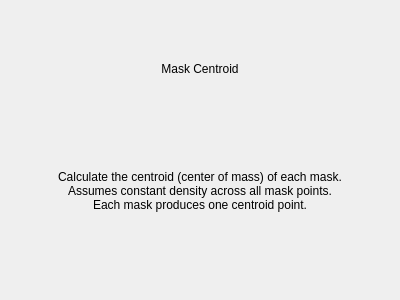
<?xml version="1.0" encoding="UTF-8"?>
<ui version="4.0">
 <class>MaskCentroid_Widget</class>
 <widget class="QWidget" name="MaskCentroid_Widget">
  <property name="geometry">
   <rect>
    <x>0</x>
    <y>0</y>
    <width>400</width>
    <height>300</height>
   </rect>
  </property>
  <property name="windowTitle">
   <string>Form</string>
  </property>
  <property name="sizePolicy">
   <sizepolicy hsizetype="Preferred" vsizetype="Maximum">
    <horstretch>0</horstretch>
    <verstretch>0</verstretch>
   </sizepolicy>
  </property>
  <layout class="QVBoxLayout" name="verticalLayout">
   <item>
    <widget class="QLabel" name="label">
     <property name="text">
      <string>Mask Centroid</string>
     </property>
     <property name="alignment">
      <set>Qt::AlignmentFlag::AlignCenter</set>
     </property>
    </widget>
   </item>
   <item>
    <widget class="QLabel" name="descriptionLabel">
     <property name="text">
      <string>Calculate the centroid (center of mass) of each mask.
Assumes constant density across all mask points.
Each mask produces one centroid point.</string>
     </property>
     <property name="alignment">
      <set>Qt::AlignmentFlag::AlignCenter</set>
     </property>
     <property name="wordWrap">
      <bool>true</bool>
     </property>
    </widget>
   </item>
   <item>
    <spacer name="verticalSpacer">
     <property name="orientation">
      <enum>Qt::Orientation::Vertical</enum>
     </property>
     <property name="sizeHint" stdset="0">
      <size>
       <width>20</width>
       <height>40</height>
      </size>
     </property>
     <property name="sizeType">
      <enum>QSizePolicy::Policy::Fixed</enum>
     </property>
    </spacer>
   </item>
  </layout>
 </widget>
 <resources/>
 <connections/>
</ui> 
